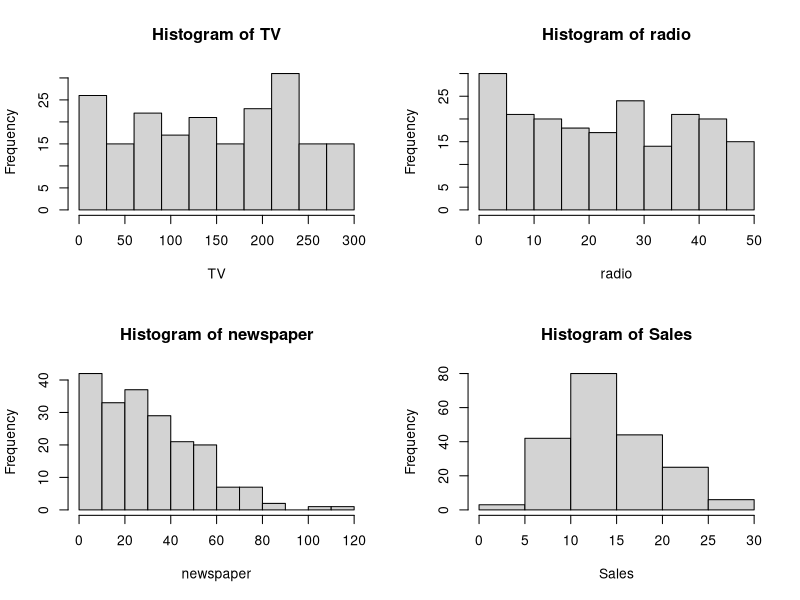
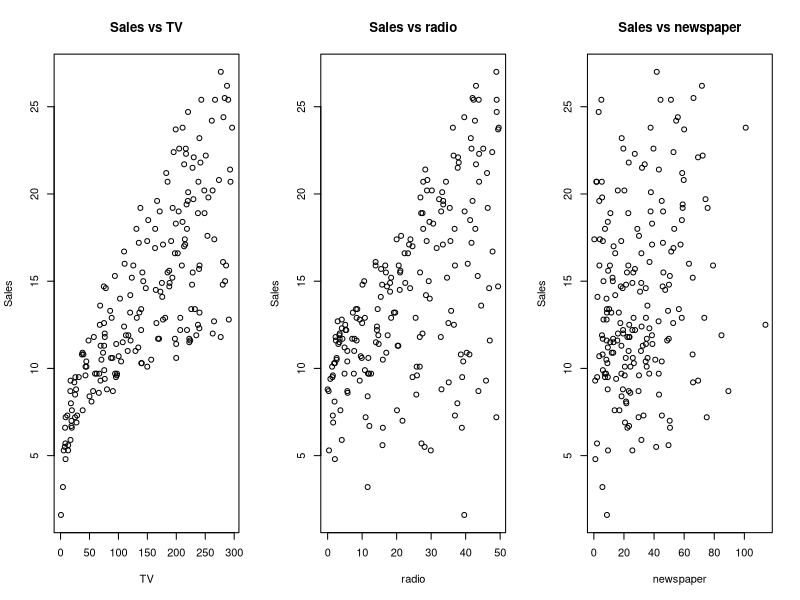
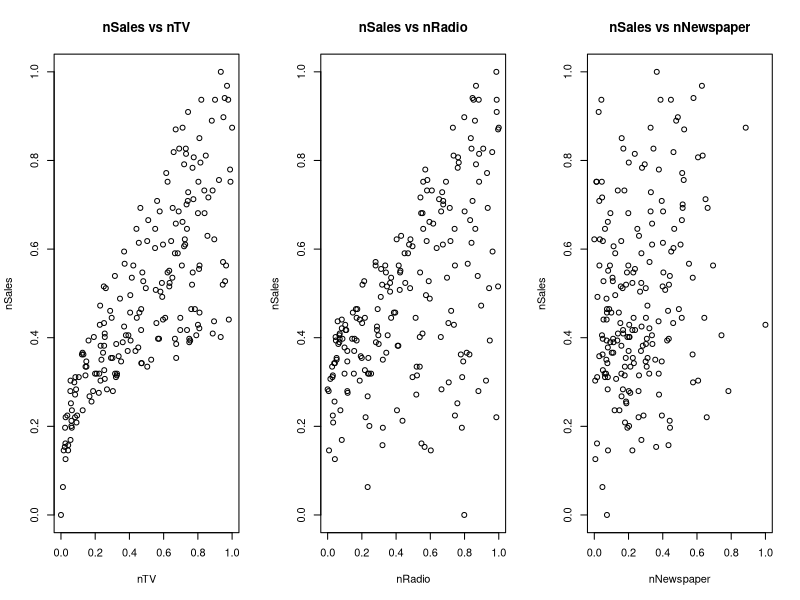

Source code (R) for these figures, in order:
## ---- chunk 1
library(dplyr)
library(tidyr)
library(ggplot2)
library(tibble)
library(magrittr)
library(readr)
library(car)
install.packages("car")
## ---- chunk 2
data <- read_csv("Advertising.csv")
attach(data)
## ---- chunk 3
str(data)
summary(data)
## ---- chunk 4
par(mfrow = c(2,2))
hist(TV,breaks = seq(0,300,30))
hist(radio)
hist(newspaper)
hist(Sales)
?hist
## ---- chunk 5
par(mfrow = c(1,3))
plot(TV, Sales, main = "Sales vs TV")
plot(radio, Sales, main = "Sales vs radio")
plot(newspaper, Sales, main = "Sales vs newspaper")
## ---- chunk 6
set.seed(100) # To produce reproducible result

data <- data %>% 
  select(Sales,TV,radio,newspaper) %>% 
  mutate(nSales = (Sales - min(Sales))/(max(Sales)-min(Sales)),
         nTV = (TV - min(TV))/(max(TV)-min(TV)),
         nRadio = (radio - min(radio))/(max(radio)-min(radio)),
         nNewspaper = (newspaper - min(newspaper))/(max(newspaper)-min(newspaper)),
         rand = runif(dim(data)[1]),) %>% 
  arrange(rand)

head(data)
## ---- chunk 7
attach(data)
par(mfrow = c(1,3))
plot(nTV, nSales, main = "nSales vs nTV")
plot(nRadio, nSales, main = "nSales vs nRadio")
plot(nNewspaper, nSales, main = "nSales vs nNewspaper")
## ---- chunk 8
cor(select(data,nSales,nTV,nRadio,nNewspaper))
## ---- chunk 9

